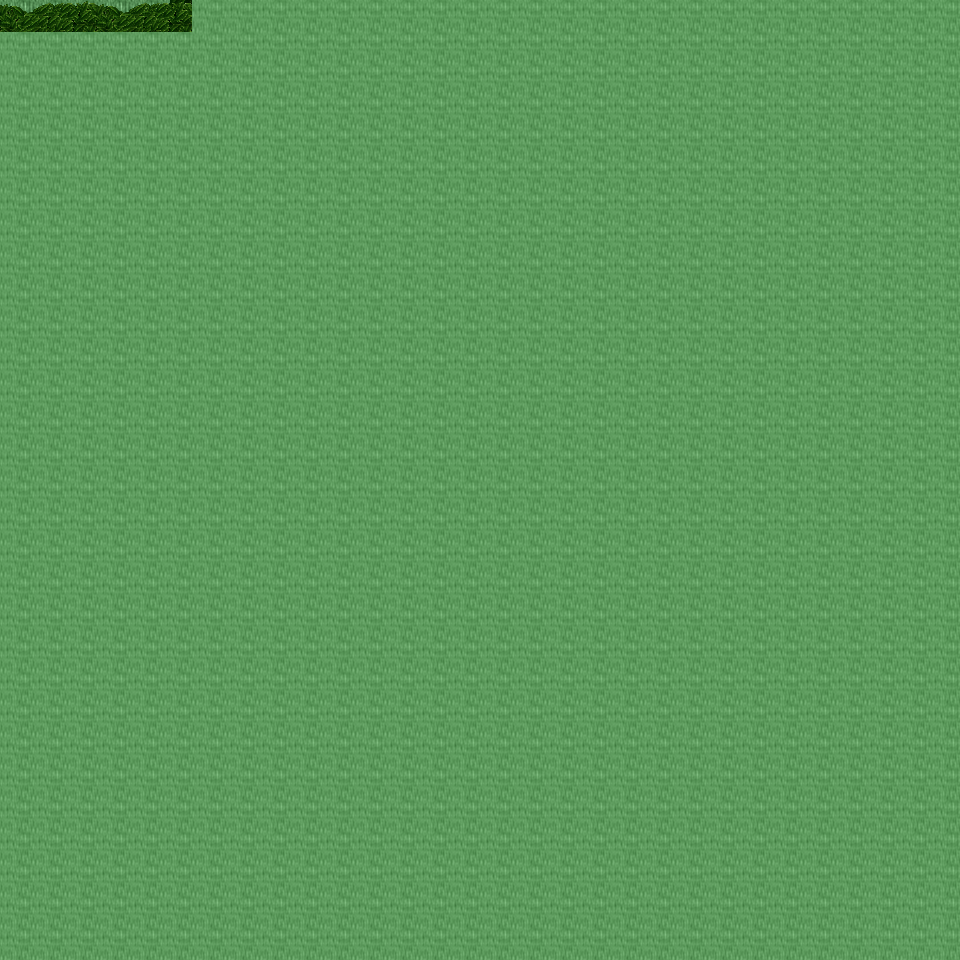

A level layout from a 2D game, rendered from its tile map. Below: a short description, then the map file with tile-grid data replaced by summaries:
An orthogonal 30x30 tile map with 32x32 px tiles, 6 tile layers (Ground, Object, Object2, Above, ...), 48 tilesets and 2 objects (2x mapchange).

<map version="1.0" orientation="orthogonal" renderorder="right-down" width="30" height="30" tilewidth="32" tileheight="32" nextobjectid="3">
  <tileset firstgid="1" name="tileset_ground_ground" tilewidth="32" tileheight="32" tilecount="33" columns="3">
    <image source="../drawable/tileset_ground_ground.png" width="96" height="352" />
  </tileset>
  <tileset firstgid="34" name="tileset_building_castle" tilewidth="32" tileheight="32" tilecount="320" columns="20">
    <image source="../drawable/tileset_building_castle.png" width="640" height="512" />
  </tileset>
  <tileset firstgid="354" name="tileset_ground_square_patch" tilewidth="32" tileheight="32" tilecount="9" columns="3">
    <image source="../drawable/tileset_ground_square_patch.png" width="96" height="96" />
  </tileset>
  <tileset firstgid="363" name="tileset_building_decoration_banner" tilewidth="32" tileheight="32" tilecount="12" columns="1">
    <image source="../drawable/tileset_building_decoration_banner.png" width="32" height="384" />
  </tileset>
  <tileset firstgid="375" name="tileset_ground_water_pool" tilewidth="32" tileheight="32" tilecount="72" columns="3">
    <image source="../drawable/tileset_ground_water_pool.png" width="96" height="768" />
  </tileset>
  <tileset firstgid="447" name="tileset_building_wall_wall_brown" tilewidth="32" tileheight="32" tilecount="12" columns="3">
    <image source="../drawable/tileset_building_wall_wall_brown.png" width="96" height="128" />
  </tileset>
  <tileset firstgid="459" name="tileset_plant_grasses" tilewidth="32" tileheight="32" tilecount="6" columns="3">
    <image source="../drawable/tileset_plant_grasses.png" width="96" height="64" />
  </tileset>
  <tileset firstgid="465" name="tileset_plant_flower_daisy_white" tilewidth="32" tileheight="32" tilecount="8" columns="2">
    <image source="../drawable/tileset_plant_flower_daisy_white.png" width="64" height="128" />
  </tileset>
  <tileset firstgid="473" name="tileset_plant_tree_tree_darkgreen" tilewidth="32" tileheight="32" tilecount="88" columns="8">
    <image source="../drawable/tileset_plant_tree_tree_darkgreen.png" width="256" height="352" />
  </tileset>
  <tileset firstgid="561" name="tileset_plant_flower_daisy_red" tilewidth="32" tileheight="32" tilecount="8" columns="2">
    <image source="../drawable/tileset_plant_flower_daisy_red.png" width="64" height="128" />
  </tileset>
  <tileset firstgid="569" name="tileset_ground_grass_edges" tilewidth="32" tileheight="32" tilecount="36" columns="12">
    <image source="../drawable/tileset_ground_grass_edges.png" width="384" height="96" />
  </tileset>
  <tileset firstgid="605" name="tileset_ground_grass_corners" tilewidth="32" tileheight="32" tilecount="24" columns="6">
    <image source="../drawable/tileset_ground_grass_corners.png" width="192" height="128" />
  </tileset>
  <tileset firstgid="629" name="tileset_plant_bush_hedge" tilewidth="32" tileheight="32" tilecount="35" columns="5">
    <image source="../drawable/tileset_plant_bush_hedge.png" width="160" height="224" />
  </tileset>
  <tileset firstgid="664" name="tileset_ground_rock_pebbles" tilewidth="32" tileheight="32" tilecount="3" columns="1">
    <image source="../drawable/tileset_ground_rock_pebbles.png" width="32" height="96" />
  </tileset>
  <tileset firstgid="667" name="tileset_plant_bush_bushes" tilewidth="32" tileheight="32" tilecount="10" columns="5">
    <image source="../drawable/tileset_plant_bush_bushes.png" width="160" height="64" />
  </tileset>
  <tileset firstgid="677" name="tileset_building_roof_red" tilewidth="32" tileheight="32" tilecount="20" columns="5">
    <image source="../drawable/tileset_building_roof_red.png" width="160" height="128" />
  </tileset>
  <tileset firstgid="697" name="tileset_plant_flower_daisy_yellow" tilewidth="32" tileheight="32" tilecount="8" columns="2">
    <image source="../drawable/tileset_plant_flower_daisy_yellow.png" width="64" height="128" />
  </tileset>
  <tileset firstgid="705" name="tileset_plant_leaves" tilewidth="32" tileheight="32" tilecount="8" columns="4">
    <image source="../drawable/tileset_plant_leaves.png" width="128" height="64" />
  </tileset>
  <tileset firstgid="713" name="tileset_item_corpse_skull_pale" tilewidth="32" tileheight="32" tilecount="2" columns="2">
    <image source="../drawable/tileset_item_corpse_skull_pale.png" width="64" height="32" />
  </tileset>
  <tileset firstgid="715" name="tileset_building_roof_blue" tilewidth="32" tileheight="32" tilecount="20" columns="5">
    <image source="../drawable/tileset_building_roof_blue.png" width="160" height="128" />
  </tileset>
  <tileset firstgid="735" name="tileset_plant_cactus" tilewidth="32" tileheight="32" tilecount="2" columns="1">
    <image source="../drawable/tileset_plant_cactus.png" width="32" height="64" />
  </tileset>
  <tileset firstgid="737" name="tileset_plant_flower_daisy_blue" tilewidth="32" tileheight="32" tilecount="8" columns="2">
    <image source="../drawable/tileset_plant_flower_daisy_blue.png" width="64" height="128" />
  </tileset>
  <tileset firstgid="745" name="tileset_plant_stump_stump_brown" tilewidth="32" tileheight="32" tilecount="4" columns="2">
    <image source="../drawable/tileset_plant_stump_stump_brown.png" width="64" height="64" />
  </tileset>
  <tileset firstgid="749" name="tileset_plant_stump_rectangular" tilewidth="32" tileheight="32" tilecount="4" columns="2">
    <image source="../drawable/tileset_plant_stump_rectangular.png" width="64" height="64" />
  </tileset>
  <tileset firstgid="753" name="tileset_furniture_carpet_border" tilewidth="32" tileheight="32" tilecount="12" columns="3">
    <image source="../drawable/tileset_furniture_carpet_border.png" width="96" height="128" />
  </tileset>
  <tileset firstgid="765" name="tileset_ground_pothole" tilewidth="32" tileheight="32" tilecount="4" columns="4">
    <image source="../drawable/tileset_ground_pothole.png" width="128" height="32" />
  </tileset>
  <tileset firstgid="769" name="tileset_furniture_carpet_carpets" tilewidth="32" tileheight="32" tilecount="8" columns="4">
    <image source="../drawable/tileset_furniture_carpet_carpets.png" width="128" height="64" />
  </tileset>
  <tileset firstgid="777" name="tileset_building_roof_yellow" tilewidth="32" tileheight="32" tilecount="20" columns="5">
    <image source="../drawable/tileset_building_roof_yellow.png" width="160" height="128" />
  </tileset>
  <tileset firstgid="797" name="tileset_plant_stump_stump_green" tilewidth="32" tileheight="32" tilecount="4" columns="2">
    <image source="../drawable/tileset_plant_stump_stump_green.png" width="64" height="64" />
  </tileset>
  <tileset firstgid="801" name="tileset_item_pot_pot_golden_centred" tilewidth="32" tileheight="32" tilecount="3" columns="3">
    <image source="../drawable/tileset_item_pot_pot_golden_centred.png" width="96" height="32" />
  </tileset>
  <tileset firstgid="804" name="tileset_building_roof_green" tilewidth="32" tileheight="32" tilecount="20" columns="5">
    <image source="../drawable/tileset_building_roof_green.png" width="160" height="128" />
  </tileset>
  <tileset firstgid="824" name="tileset_item_statue_fairypool" tilewidth="32" tileheight="32" tilecount="16" columns="2">
    <image source="../drawable/tileset_item_statue_fairypool.png" width="64" height="256" />
  </tileset>
  <tileset firstgid="840" name="tileset_building_window_window_left" tilewidth="32" tileheight="32" tilecount="2" columns="2">
    <image source="../drawable/tileset_building_window_window_left.png" width="64" height="32" />
  </tileset>
  <tileset firstgid="842" name="tileset_building_window_window_long" tilewidth="32" tileheight="32" tilecount="3" columns="3">
    <image source="../drawable/tileset_building_window_window_long.png" width="96" height="32" />
  </tileset>
  <tileset firstgid="845" name="tileset_building_door_door_n" tilewidth="32" tileheight="32" tilecount="6" columns="3">
    <image source="../drawable/tileset_building_door_door_n.png" width="96" height="64" />
  </tileset>
  <tileset firstgid="851" name="tileset_item_postbox" tilewidth="32" tileheight="32" tilecount="4" columns="2">
    <image source="../drawable/tileset_item_postbox.png" width="64" height="64" />
  </tileset>
  <tileset firstgid="855" name="tileset_building_window_window_right" tilewidth="32" tileheight="32" tilecount="2" columns="2">
    <image source="../drawable/tileset_building_window_window_right.png" width="64" height="32" />
  </tileset>
  <tileset firstgid="857" name="tileset_building_decoration_blue_circle" tilewidth="32" tileheight="32" tilecount="4" columns="2">
    <image source="../drawable/tileset_building_decoration_blue_circle.png" width="64" height="64" />
  </tileset>
  <tileset firstgid="861" name="tileset_plant_indoor_flower_baskets" tilewidth="32" tileheight="32" tilecount="3" columns="1">
    <image source="../drawable/tileset_plant_indoor_flower_baskets.png" width="32" height="96" />
  </tileset>
  <tileset firstgid="864" name="tileset_building_decoration_chimney_big" tilewidth="32" tileheight="32" tilecount="2" columns="1">
    <image source="../drawable/tileset_building_decoration_chimney_big.png" width="32" height="64" />
  </tileset>
  <tileset firstgid="866" name="tileset_building_decoration_banner_long" tilewidth="32" tileheight="32" tilecount="3" columns="3">
    <image source="../drawable/tileset_building_decoration_banner_long.png" width="96" height="32" />
  </tileset>
  <tileset firstgid="869" name="tileset_building_decoration_chimney" tilewidth="32" tileheight="32" tilecount="2" columns="1">
    <image source="../drawable/tileset_building_decoration_chimney.png" width="32" height="64" />
  </tileset>
  <tileset firstgid="871" name="tileset_building_decoration_longhorn_skull" tilewidth="32" tileheight="32" tilecount="6" columns="3">
    <image source="../drawable/tileset_building_decoration_longhorn_skull.png" width="96" height="64" />
  </tileset>
  <tileset firstgid="877" name="tileset_building_decoration_library_banner" tilewidth="32" tileheight="32" tilecount="6" columns="3">
    <image source="../drawable/tileset_building_decoration_library_banner.png" width="96" height="64" />
  </tileset>
  <tileset firstgid="883" name="tileset_logic_collision" tilewidth="32" tileheight="32" tilecount="1" columns="1">
    <image source="../drawable/tileset_logic_collision.png" width="32" height="32" />
  </tileset>
  <tileset firstgid="884" name="tileset_ground_green_paving" tilewidth="32" tileheight="32" tilecount="18" columns="3">
    <image source="../drawable/tileset_ground_green_paving.png" width="96" height="192" />
  </tileset>
  <tileset firstgid="902" name="tileset_furniture_light_roots_lamp" tilewidth="32" tileheight="32" tilecount="6" columns="2">
    <image source="../drawable/tileset_furniture_light_roots_lamp.png" width="64" height="96" />
  </tileset>
  <tileset firstgid="908" name="tileset_building_decoration_shop_banners" tilewidth="32" tileheight="32" tilecount="8" columns="8">
    <image source="../drawable/tileset_building_decoration_shop_banners.png" width="256" height="32" />
  </tileset>
  <layer name="Ground" width="30" height="30">
    <data>[900 cells, 240 non-empty, 1 distinct tile ids]</data>
  </layer>
  <layer name="Object" width="30" height="30">
    <data>[900 cells, 0 non-empty, 0 distinct tile ids]</data>
  </layer>
  <layer name="Object2" width="30" height="30">
    <data>[900 cells, 0 non-empty, 0 distinct tile ids]</data>
  </layer>
  <layer name="Above" width="30" height="30">
    <data>[900 cells, 240 non-empty, 22 distinct tile ids]</data>
  </layer>
  <layer name="Above2" width="30" height="30">
    <data>[900 cells, 3 non-empty, 2 distinct tile ids]</data>
  </layer>
  <layer name="Walkable" width="30" height="30">
    <data>[900 cells, 894 non-empty, 1 distinct tile ids]</data>
  </layer>
  <objectgroup name="MapEvents">
    <object id="1" name="north" type="mapchange" x="0" y="0" width="192" height="32">
      <properties>
        <property name="map" value="0_ados_mountain_n2_w2_x2_y3" />
        <property name="place" value="south" />
      </properties>
    </object>
    <object id="2" name="west" type="mapchange" x="0" y="0" width="32" height="32">
      <properties>
        <property name="map" value="0_ados_mountain_n2_w2_x1_y4" />
        <property name="place" value="east" />
      </properties>
    </object>
  </objectgroup>
</map>
